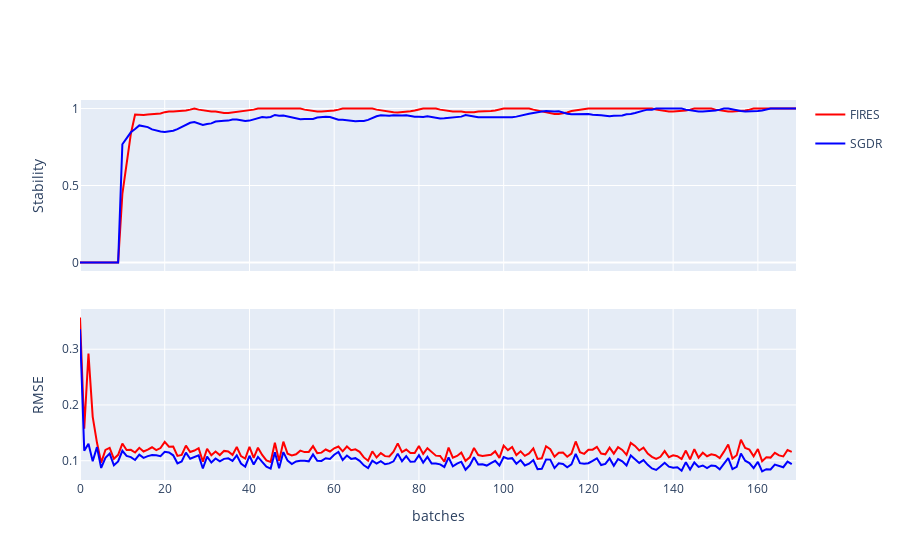

Here is the notebook cell this chart was saved with:
### Code cell
fig = make_subplots(rows=2, cols=1, shared_xaxes=True, vertical_spacing=0.1) # subplot_titles=("Stability","Accuracy", "F1-Score"),
for i in range(len(stability_trace)):
    stability_trace[i]["showlegend"] = False
    fig.add_trace(stability_trace[i], row=1, col=1)
for i in range(len(rmse_trace)):
    fig.add_trace(rmse_trace[i], row=2, col=1)
fig.update_xaxes(title_text="batches", row=2, col=1)
fig.update_yaxes(title_text="Stability", row=1, col=1)
fig.update_yaxes(title_text="RMSE", row=2, col=1)

fig.write_image("{}/all_scores_{}.{}".format(folder, dataset_name, export_type))
fig.show()

### Figure 1 — Plotly figure (JSON) as saved in the notebook; plotly's stock layout.template omitted (floating-point values rounded to 4 significant figures; data arrays with more than 128 entries replaced by an {"elided": "..."} marker saying what was removed)
{"data": [{"hovertemplate": "variable=FIRES<br>batches=%{x}<br>stability=%{y}<extra></extra>", "legendgroup": "FIRES", "line": {"color": "red", "dash": "solid"}, "mode": "lines", "name": "FIRES", "orientation": "v", "showlegend": false, "type": "scatter", "x": {"elided": "170 int values"}, "xaxis": "x", "y": {"elided": "170 float values"}, "yaxis": "y"}, {"hovertemplate": "variable=SGDR<br>batches=%{x}<br>stability=%{y}<extra></extra>", "legendgroup": "SGDR", "line": {"color": "blue", "dash": "solid"}, "mode": "lines", "name": "SGDR", "orientation": "v", "showlegend": false, "type": "scatter", "x": {"elided": "170 int values"}, "xaxis": "x", "y": {"elided": "170 float values"}, "yaxis": "y"}, {"hovertemplate": "variable=FIRES<br>batches=%{x}<br>rmse=%{y}<extra></extra>", "legendgroup": "FIRES", "line": {"color": "red", "dash": "solid"}, "mode": "lines", "name": "FIRES", "orientation": "v", "showlegend": true, "type": "scatter", "x": {"elided": "169 int values"}, "xaxis": "x2", "y": {"elided": "169 float values"}, "yaxis": "y2"}, {"hovertemplate": "variable=SGDR<br>batches=%{x}<br>rmse=%{y}<extra></extra>", "legendgroup": "SGDR", "line": {"color": "blue", "dash": "solid"}, "mode": "lines", "name": "SGDR", "orientation": "v", "showlegend": true, "type": "scatter", "x": {"elided": "169 int values"}, "xaxis": "x2", "y": {"elided": "169 float values"}, "yaxis": "y2"}], "layout": {"xaxis": {"anchor": "y", "domain": [0, 1], "matches": "x2", "showticklabels": false}, "xaxis2": {"anchor": "y2", "domain": [0, 1], "title": {"text": "batches"}}, "yaxis": {"anchor": "x", "domain": [0.55, 1], "title": {"text": "Stability"}}, "yaxis2": {"anchor": "x2", "domain": [0, 0.45], "title": {"text": "RMSE"}}}}
